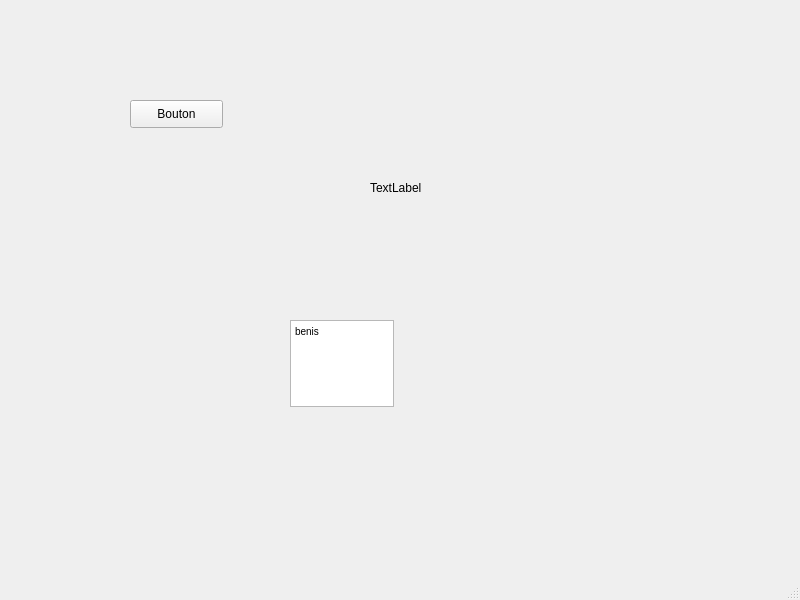
<?xml version="1.0" encoding="UTF-8"?>
<ui version="4.0">
 <class>MainWindow</class>
 <widget class="QMainWindow" name="MainWindow">
  <property name="geometry">
   <rect>
    <x>0</x>
    <y>0</y>
    <width>800</width>
    <height>600</height>
   </rect>
  </property>
  <property name="windowTitle">
   <string>MainWindow</string>
  </property>
  <widget class="QWidget" name="centralwidget">
   <widget class="QPushButton" name="bouton">
    <property name="geometry">
     <rect>
      <x>130</x>
      <y>100</y>
      <width>93</width>
      <height>28</height>
     </rect>
    </property>
    <property name="text">
     <string>Bouton</string>
    </property>
   </widget>
   <widget class="QTextEdit" name="textEdit">
    <property name="geometry">
     <rect>
      <x>290</x>
      <y>320</y>
      <width>104</width>
      <height>87</height>
     </rect>
    </property>
    <property name="html">
     <string>&lt;!DOCTYPE HTML PUBLIC &quot;-//W3C//DTD HTML 4.0//EN&quot; &quot;http://www.w3.org/TR/REC-html40/strict.dtd&quot;&gt;
&lt;html&gt;&lt;head&gt;&lt;meta name=&quot;qrichtext&quot; content=&quot;1&quot; /&gt;&lt;style type=&quot;text/css&quot;&gt;
p, li { white-space: pre-wrap; }
&lt;/style&gt;&lt;/head&gt;&lt;body style=&quot; font-family:'MS Shell Dlg 2'; font-size:7.8pt; font-weight:400; font-style:normal;&quot;&gt;
&lt;p style=&quot; margin-top:0px; margin-bottom:0px; margin-left:0px; margin-right:0px; -qt-block-indent:0; text-indent:0px;&quot;&gt;benis&lt;/p&gt;&lt;/body&gt;&lt;/html&gt;</string>
    </property>
   </widget>
   <widget class="QLabel" name="label">
    <property name="geometry">
     <rect>
      <x>370</x>
      <y>180</y>
      <width>55</width>
      <height>16</height>
     </rect>
    </property>
    <property name="text">
     <string>TextLabel</string>
    </property>
   </widget>
  </widget>
  <widget class="QMenuBar" name="menubar">
   <property name="geometry">
    <rect>
     <x>0</x>
     <y>0</y>
     <width>800</width>
     <height>26</height>
    </rect>
   </property>
  </widget>
  <widget class="QStatusBar" name="statusbar"/>
 </widget>
 <resources/>
 <connections/>
</ui>
